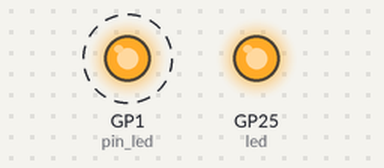
Recording of a program running on a simulated Raspberry Pi Pico running MicroPython. Shown: output pins drawn as LEDs (lit = HIGH). Dashed ring = blinking.

Above: at 0.5 s.
Timing chart, 0 to 3.0 s (numbered marks = the images above):
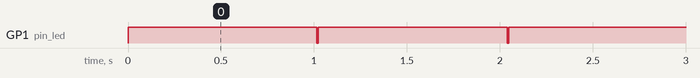

The program:

PWM.py
```python
# Simple code to learn how use PWM on RPi Pico with Micropython.
# LED connected to digital_pin will be controlled via PWM
from machine import Pin
import time

led = Pin(25, Pin.OUT)													# Onboard LED just to indicate that board works
led.value(1)

pin_led = Pin(1, Pin.OUT)												# LED which will be controlled via PWM
pin_led.value(0)

time_on = 1015															# Amount of filling, in range (0-1023)

######################################################################

while True:
    pin_led.value(1)													# PWM in loop
    time.sleep_ms(time_on)
    pin_led.value(0)
    time.sleep_ms(1023 - time_on)
```

Measured:
- by itself, GP1 (pin_led): alternates HIGH for 1.0 s and LOW for 0.01 s
